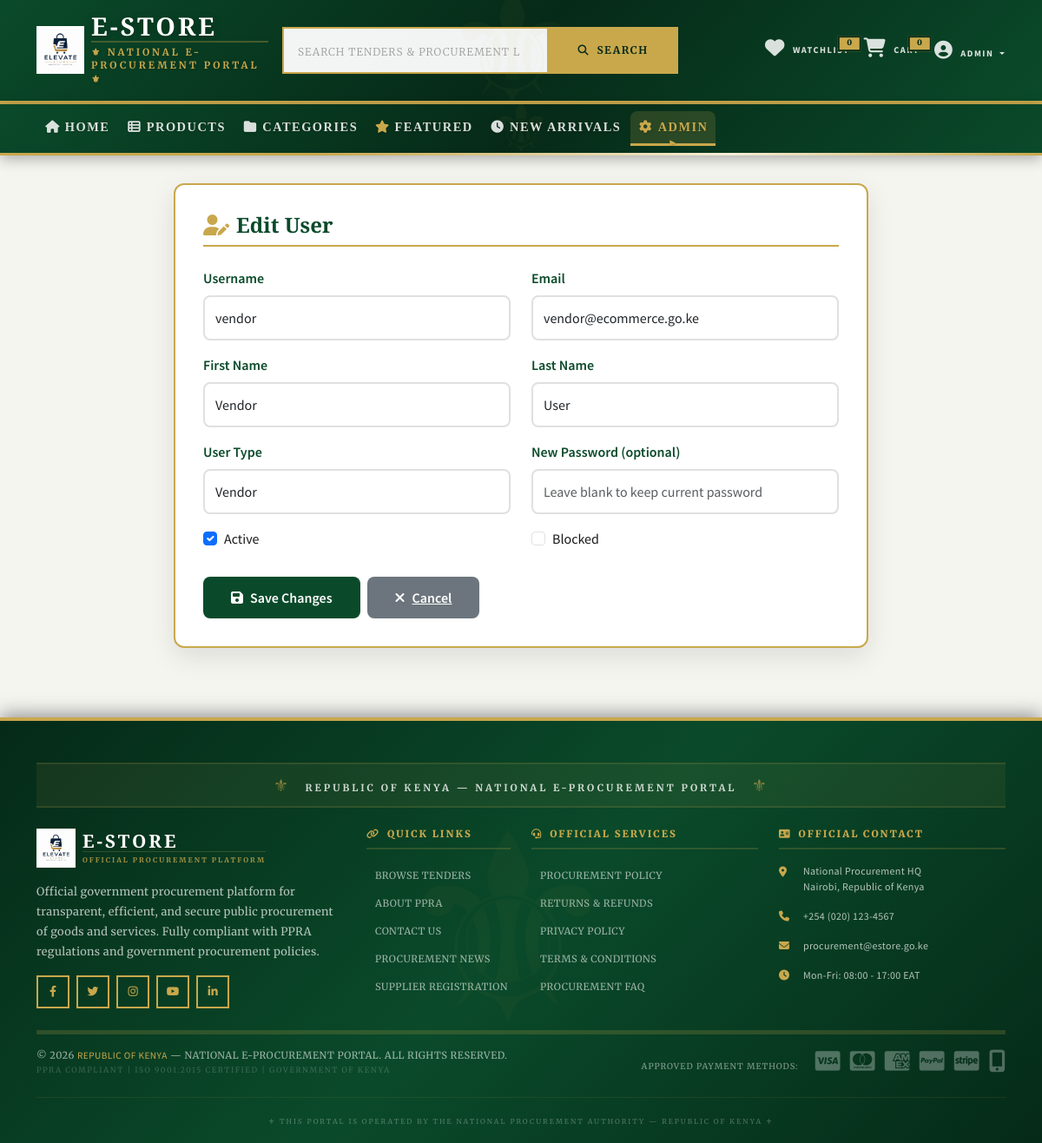
The app's page /dashboard/admin/users/2/edit/ (signed in) with its own data.
### apps/accounts/models.py (models this page shows, shortened)
class User(AbstractUser):
    USER_TYPES = (
        ('customer', 'Customer'),
        ('vendor', 'Vendor'),
        ('admin', 'Admin'),
        ('moderator', 'Moderator'),
    )
    email = models.EmailField(unique=True)
    phone_number = models.CharField(
        max_length=15,
        validators=[RegexValidator(r'^\+?1?\d{9,15}$', 'Enter a valid phone number')],
        blank=True
    )
    user_type = models.CharField(max_length=20, choices=USER_TYPES, default='customer')
    profile_picture = models.ImageField(upload_to='users/profiles/', null=True, blank=True)
    bio = models.TextField(max_length=500, blank=True)
    address = models.TextField(blank=True)
    city = models.CharField(max_length=100, blank=True)
    state = models.CharField(max_length=100, blank=True)
    country = models.CharField(max_length=100, blank=True)
    postal_code = models.CharField(max_length=20, blank=True)
    is_email_verified = models.BooleanField(default=False)
    is_phone_verified = models.BooleanField(default=False)
    is_blocked = models.BooleanField(default=False)
    is_banned = models.BooleanField(default=False)
    last_login_ip = models.GenericIPAddressField(null=True, blank=True)
    created_at = models.DateTimeField(auto_now_add=True)
    updated_at = models.DateTimeField(auto_now=True)
    deleted_at = models.DateTimeField(null=True, blank=True)
    currency = models.CharField(max_length=3, default='KES')
    language = models.CharField(max_length=10, default='en')
    email_notifications = models.BooleanField(default=True)
    sms_notifications = models.BooleanField(default=False)
    store_name = models.CharField(max_length=200, blank=True)
    store_description = models.TextField(blank=True)
    store_logo = models.ImageField(upload_to='stores/logos/', null=True, blank=True)
    store_banner = models.ImageField(upload_to='stores/banners/', null=True, blank=True)
    is_store_active = models.BooleanField(default=False)
    business_license = models.CharField(max_length=100, blank=True)
    tax_id = models.CharField(max_length=100, blank=True)
    bank_account = models.CharField(max_length=100, blank=True)
    bank_name = models.CharField(max_length=100, blank=True)
    two_factor_enabled = models.BooleanField(default=False)
    device_tokens = models.JSONField(default=list, blank=True)
    failed_login_attempts = models.PositiveIntegerField(default=0)
    locked_until = models.DateTimeField(null=True, blank=True)
    verification_token = models.UUIDField(default=uuid.uuid4, editable=False, unique=True)
    reset_token = models.UUIDField(null=True, blank=True)
    reset_token_expires = models.DateTimeField(null=True, blank=True)
    groups = models.ManyToManyField(Group, related_name='custom_user_groups', blank=True)
    user_permissions = models.ManyToManyField(Permission, related_name='custom_user_permissions', blank=True)
    class Meta:
        ordering = ['-date_joined']
        indexes = [
            models.Index(fields=['email']),
            models.Index(fields=['username']),
            models.Index(fields=['phone_number']),
            models.Index(fields=['user_type']),
            models.Index(fields=['is_active', 'is_blocked']),
        ]
    @property
    def full_name(self):
        return f"{self.first_name} {self.last_name}".strip() or self.username
    @property
    def is_vendor(self):
        return self.user_type == 'vendor'

### apps/dashboard/views.py (the view, shortened to what this page needs)
# urls.py: path('admin/users/<int:user_id>/edit/', views.admin_users_edit, name='admin_users_edit'),
@login_required
@user_passes_test(is_admin)
def admin_users_edit(request, user_id):
    user = get_object_or_404(User, id=user_id)
    return render(request, 'dashboard/admin/users_edit.html', {'edit_user': user})

### apps/dashboard/templates/dashboard/admin/users_edit.html (shortened to what this page needs)
{% extends 'base.html' %}
{% load static %}
{% block content %}
<div class="container">
    <div class="edit-container">
        <div class="edit-card">
            <h4 class="card-title"><i class="fas fa-user-edit me-2" style="color: #c9a84c;"></i>Edit User</h4>
            <form method="POST">
                <div class="row">
                    <div class="col-md-6">
                        <div class="mb-3">
                            <label class="form-label">Username</label>
                            <input type="text" name="username" class="form-control" value="{{ edit_user.username }}" required>
                        </div>
                    </div>
                    <div class="col-md-6">
                        <div class="mb-3">
                            <label class="form-label">Email</label>
                            <input type="email" name="email" class="form-control" value="{{ edit_user.email }}" required>
                        </div>
                    </div>
                </div>
                <div class="row">
                    <div class="col-md-6">
                        <div class="mb-3">
                            <label class="form-label">First Name</label>
                            <input type="text" name="first_name" class="form-control" value="{{ edit_user.first_name }}">
                        </div>
                    </div>
                    <div class="col-md-6">
                        <div class="mb-3">
                            <label class="form-label">Last Name</label>
                            <input type="text" name="last_name" class="form-control" value="{{ edit_user.last_name }}">
                        </div>
                    </div>
                </div>
                <div class="row">
                    <div class="col-md-6">
                        <div class="mb-3">
                            <label class="form-label">User Type</label>
                            <select name="user_type" class="form-control">
                                <option value="vendor" {% if edit_user.user_type == 'vendor' %}selected{% endif %}>Vendor</option>
                            </select>
                        </div>
                    </div>
                    <div class="col-md-6">
                        <div class="mb-3">
                            <label class="form-label">New Password (optional)</label>
                            <input type="password" name="password" class="form-control" placeholder="Leave blank to keep current password">
                        </div>
                    </div>
                </div>
                <div class="row">
                    <div class="col-md-6">
                        <div class="mb-3">
                            <div class="form-check">
                                <input type="checkbox" name="is_active" class="form-check-input" {% if edit_user.is_active %}checked{% endif %}>
                                <label class="form-check-label">Active</label>
                            </div>
                        </div>
                    </div>
                    <div class="col-md-6">
                        <div class="mb-3">
                            <div class="form-check">
                                <input type="checkbox" name="is_blocked" class="form-check-input" {% if edit_user.is_blocked %}checked{% endif %}>
                                <label class="form-check-label">Blocked</label>
                            </div>
                        </div>
                    </div>
                </div>
                <div class="d-flex gap-2 mt-3">
                    <button type="submit" class="btn-save">
                        <i class="fas fa-save me-2"></i>Save Changes
                    </button>
                    <a href="{% url 'dashboard:admin_users' %}" class="btn-cancel">
                        <i class="fas fa-times me-2"></i>Cancel
                    </a>
                </div>
            </form>
        </div>
    </div>
</div>
{% endblock %}

### templates/includes/header.html (shortened to what this page needs)
{% load static %}
<header class="header bg-primary-green text-white border-bottom border-gold">
    <div class="container py-3">
        <div class="row align-items-center g-3">
            <div class="col-md-3 col-6">
                <a href="{% url 'products:home' %}" class="text-decoration-none d-flex align-items-center">
                    <img src="{% static 'images/ecommerce.png' %}" alt="National E-Procurement Portal Logo" height="55" class="me-2">
                    <div>
                        <h1 class="mb-0 text-white fw-bold gov-title" style="font-family: 'Playfair Display', serif; text-transform: uppercase; letter-spacing: 3px; font-size: 1.8rem; line-height: 1;">
                            E-STORE
                        </h1>
                        <div class="gov-subtitle-wrapper mt-1">
                            <span class="text-gold gov-subtitle" style="font-family: 'Merriweather', serif; font-size: 0.7rem; letter-spacing: 3px; text-transform: uppercase; font-weight: 700; display: block; border-top: 2px solid rgba(201, 168, 76, 0.3); padding-top: 3px;">
                                ⚜ NATIONAL E-PROCUREMENT PORTAL ⚜
                            </span>
                        </div>
                    </div>
                </a>
            </div>
            <div class="col-md-5 d-none d-md-block">
                <form action="{% url 'products:search' %}" method="get" class="d-flex">
                    <input type="search" name="q" class="form-control form-control-lg gov-search"
                           style="border-radius: 0; border: 2px solid var(--gov-gold); background: rgba(255,255,255,0.95); font-family: 'Merriweather', serif; font-weight: 400; letter-spacing: 0.5px;"
                           placeholder="SEARCH TENDERS & PROCUREMENT LISTINGS..." value="{{ request.GET.q }}">
                    <button type="submit" class="btn gov-search-btn"
                            style="background: var(--gov-gold); color: var(--gov-green-dark); border-radius: 0; border: 2px solid var(--gov-gold); font-weight: 700; font-family: 'Merriweather', serif; text-transform: uppercase; letter-spacing: 1px; padding: 0 1.5rem;">
                        <i class="fas fa-search me-1"></i> SEARCH
                    </button>
                </form>
            </div>
            <div class="col-md-4 col-6">
                <div class="d-flex justify-content-end align-items-center gap-3">
                    <a href="{% url 'wishlist:view' %}" class="text-white position-relative gov-action-link" style="text-decoration: none; font-family: 'Merriweather', serif; font-weight: 700; text-transform: uppercase; font-size: 0.65rem; letter-spacing: 1px;">
                        <i class="fas fa-heart fa-lg"></i>
                        <span class="position-absolute top-0 start-100 translate-middle badge rounded-pill gov-badge"
                              style="background: var(--gov-gold); color: var(--gov-green-dark); font-weight: 900; font-family: 'Merriweather', serif; font-size: 0.55rem; border: 2px solid var(--gov-green-dark);">
                            {{ wishlist_count|default:0 }}
                        </span>
                        <span class="d-none d-md-inline ms-1">WATCHLIST</span>
                    </a>
                    <a href="{% url 'cart:view' %}" class="text-white position-relative gov-action-link" style="text-decoration: none; font-family: 'Merriweather', serif; font-weight: 700; text-transform: uppercase; font-size: 0.65rem; letter-spacing: 1px;">
                        <i class="fas fa-shopping-cart fa-lg"></i>
                        <span class="position-absolute top-0 start-100 translate-middle badge rounded-pill gov-badge"
                              style="background: var(--gov-gold); color: var(--gov-green-dark); font-weight: 900; font-family: 'Merriweather', serif; font-size: 0.55rem; border: 2px solid var(--gov-green-dark);">
                            {{ cart_total_items|default:0 }}
                        </span>
                        <span class="d-none d-md-inline ms-1">CART</span>
                    </a>
                    {% if user.is_authenticated %}
                        <div class="dropdown">
                            <button class="btn btn-link text-white dropdown-toggle p-0 gov-user-btn" data-bs-toggle="dropdown"
                                    style="text-decoration: none; font-family: 'Merriweather', serif; font-weight: 700; text-transform: uppercase; font-size: 0.65rem; letter-spacing: 1px;">
                                <i class="fas fa-user-circle fa-2x me-1"></i>
                                <span class="d-none d-md-inline">{{ user.full_name|truncatechars:12 }}</span>
                            </button>
                        </div>
                    {% endif %}
                </div>
            </div>
        </div>
    </div>
</header>

### records on screen
User: full_name "ADMIN"
User: username "vendor", email "vendor@ecommerce.go.ke", first_name "Vendor", last_name "User", user_type "Vendor", is_active "☑"

### other values on screen
{{ wishlist_count|default:0 }} "0"
{{ cart_total_items|default:0 }} "0"
